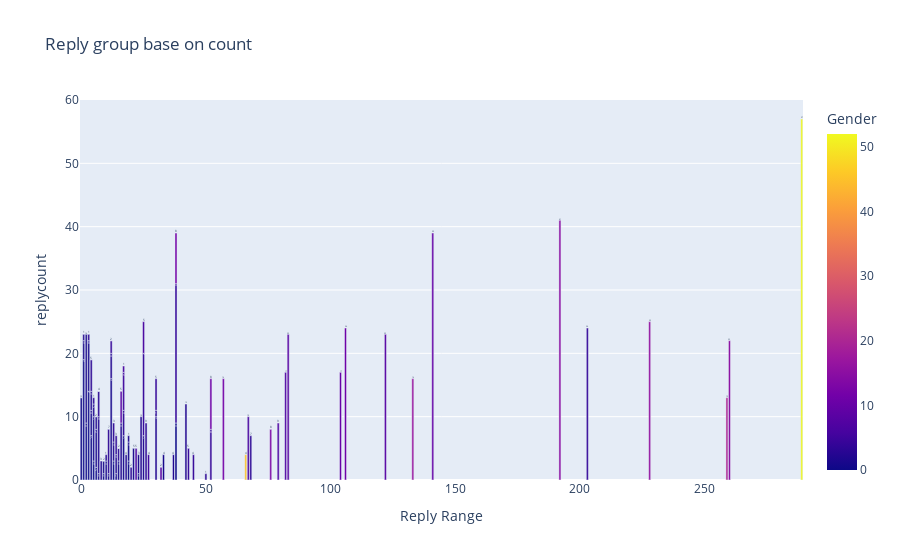

Write notebook code for a chart like this one.
### Code cell
fig = px.bar(
    df.loc[1:].groupby(["likecount", "retweetcount"]).sum().reset_index(),
    x="likecount",
    y="replycount",
    color="retweetcount",
    title="Reply group base on count",
    labels={
        "Counter": "No. of Participants",
        "likecount": "Reply Range",
        "retweetcount": "Gender",
    },
    text_auto=True,
)
fig.show()

### Figure 1 — Plotly figure (JSON) as saved in the notebook; plotly's stock layout.template omitted (floating-point values rounded to 4 significant figures)
{"data": [{"alignmentgroup": "True", "hovertemplate": "Reply Range=%{x}<br>replycount=%{y}<br>Gender=%{marker.color}<extra></extra>", "legendgroup": "", "marker": {"color": [0, 1, 0, 1, 2, 0, 1, 0, 1, 2, 3, 0, 1, 2, 3, 5, 0, 1, 2, 3, 0, 1, 2, 3, 0, 1, 2, 3, 4, 1, 2, 0, 1, 6, 1, 2, 1, 3, 1, 2, 4, 5, 0, 2, 3, 1, 2, 3, 1, 3, 4, 2, 8, 1, 3, 5, 6, 2, 0, 1, 2, 3, 1, 6, 0, 1, 2, 2, 4, 6, 3, 5, 2, 3, 4, 8, 1, 2, 0, 4, 12, 2, 4, 4, 3, 4, 11, 12, 45, 6, 3, 13, 7, 7, 8, 10, 11, 8, 17, 10, 15, 4, 16, 20, 15, 52], "coloraxis": "coloraxis", "pattern": {"shape": ""}}, "name": "", "offsetgroup": "", "orientation": "v", "showlegend": false, "textposition": "auto", "texttemplate": "%{y}", "type": "bar", "x": [0, 0, 1, 1, 1, 2, 2, 3, 3, 3, 3, 4, 4, 4, 4, 4, 5, 5, 5, 5, 6, 6, 6, 6, 7, 7, 7, 7, 7, 8, 8, 9, 9, 9, 10, 10, 11, 11, 12, 12, 12, 12, 13, 13, 13, 14, 14, 14, 15, 15, 15, 16, 16, 17, 17, 17, 17, 18, 19, 19, 19, 20, 21, 22, 23, 23, 24, 25, 25, 25, 26, 27, 30, 30, 30, 32, 33, 37, 38, 38, 38, 42, 43, 45, 50, 52, 52, 57, 66, 67, 68, 76, 79, 82, 83, 104, 106, 122, 133, 141, 192, 203, 228, 259, 260, 289], "xaxis": "x", "y": [13, 0, 19, 3, 1, 9, 14, 14, 8, 0, 1, 7, 4, 3, 5, 0, 3, 7, 2, 1, 2, 6, 2, 0, 0, 1, 9, 4, 0, 0, 3, 1, 2, 0, 3, 1, 1, 7, 16, 4, 2, 0, 3, 3, 3, 1, 3, 3, 3, 2, 0, 9, 5, 7, 4, 6, 1, 4, 3, 3, 1, 2, 5, 5, 1, 3, 10, 7, 13, 5, 9, 4, 10, 1, 5, 2, 4, 4, 9, 22, 8, 12, 5, 4, 1, 8, 8, 16, 4, 10, 7, 8, 9, 17, 23, 17, 24, 23, 16, 39, 41, 24, 25, 13, 22, 57], "yaxis": "y"}], "layout": {"autosize": true, "barmode": "relative", "coloraxis": {"colorbar": {"title": {"text": "Gender"}}, "colorscale": [[0, "#0d0887"], [0.1111, "#46039f"], [0.2222, "#7201a8"], [0.3333, "#9c179e"], [0.4444, "#bd3786"], [0.5556, "#d8576b"], [0.6667, "#ed7953"], [0.7778, "#fb9f3a"], [0.8889, "#fdca26"], [1, "#f0f921"]]}, "legend": {"tracegroupgap": 0}, "title": {"text": "Reply group base on count"}, "xaxis": {"anchor": "y", "autorange": true, "domain": [0, 1], "range": [-0.5, 289.5], "title": {"text": "Reply Range"}, "type": "linear"}, "yaxis": {"anchor": "x", "autorange": true, "domain": [0, 1], "range": [0, 60], "title": {"text": "replycount"}, "type": "linear"}}}
